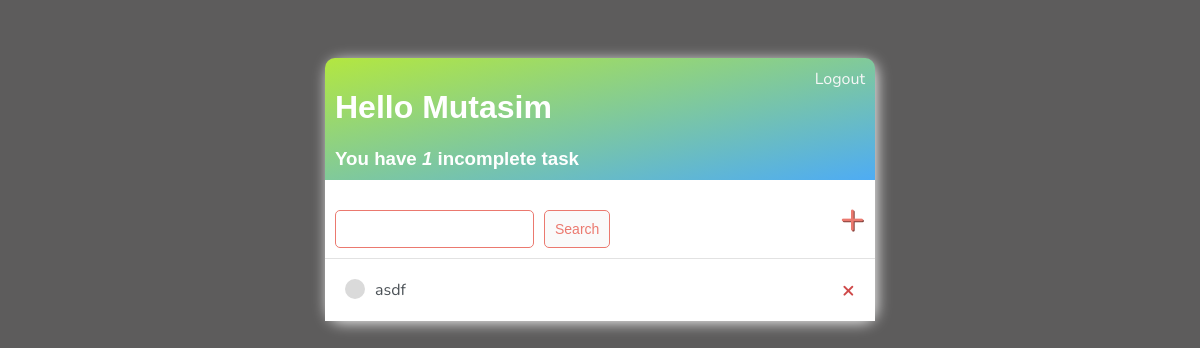
The app's page / (signed in), older data.
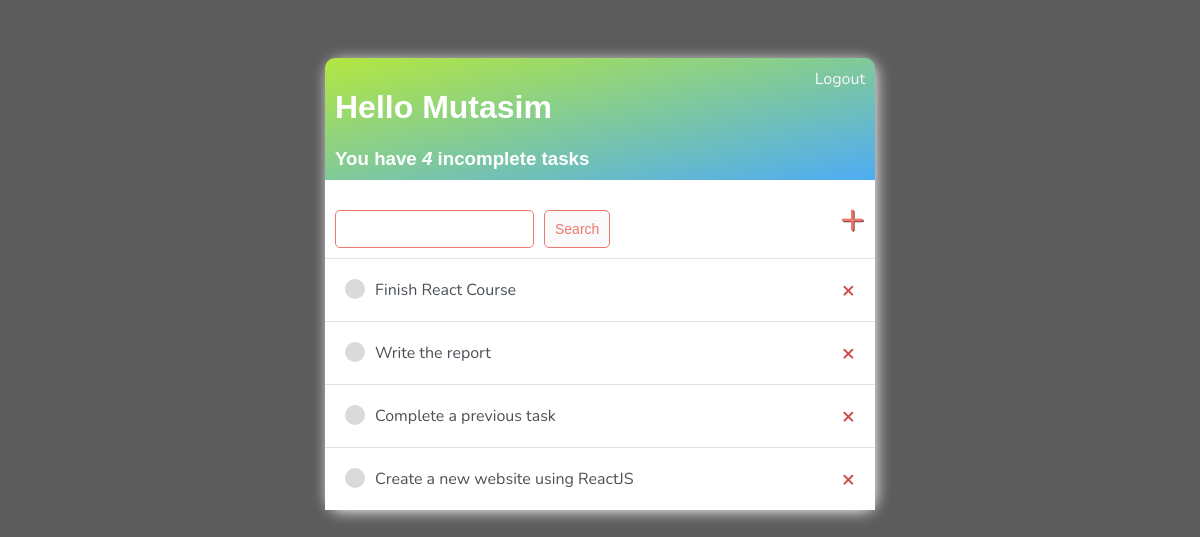
The same page, newer data.
### base/models.py (models this page shows)
class Task(models.Model):
    user = models.ForeignKey(User, on_delete=models.CASCADE, null=True, blank=True)
    title = models.CharField(max_length=200)
    description = models.TextField(null=True, blank=True)
    complete = models.BooleanField(default=False)
    create = models.DateTimeField(auto_now_add=True)
    def __str__(self):
        return self.title
    class Meta:
        ordering = ['complete']

### base/views.py (the view)
# urls.py: path('', TaskList.as_view(), name='tasks'),
class TaskList(LoginRequiredMixin, ListView):
    model = Task
    context_object_name = 'tasks'
    def get_context_data(self, **kwargs):
        context = super().get_context_data(**kwargs)
        context['tasks'] = context['tasks'].filter(user=self.request.user)
        context['count'] = context['tasks'].filter(complete=False).count()
        search_input = self.request.GET.get('search-area') or ''
        if search_input:
            context['tasks'] = context['tasks'].filter(title__startswith=search_input)
        context['search_input'] = search_input
        return context

### base/templates/base/task_list.html
{% extends 'base/main.html' %}
{% block content %}
<div class="header-bar">
    <div>
        <h1>Hello {{request.user|title}}</h1>
        <h3 style="margin: 0;">You have <i>{{count}}</i> incomplete task{{ count|pluralize:"s"}}</h3>
    </div>
    {% if request.user.is_authenticated %}
    <a href="{% url 'logout' %}">Logout</a>
    {% else %}
    <a href="{% url 'login' %}">Login</a>
    {% endif %}
</div>
<div id="search-add-wrapper">
    <form method="GET" style="margin-top: 20px; display: flex; gap: 10px;">
        <input type="text" name="search-area" value="{{search_input}}">
        <input class="button" type="submit" value="Search">
    </form>
    <a id="add-link" href="{% url 'task-create' %}">&#x2b;</a>
</div>
<div class="task-items-wrapper">
    {% for task in tasks %}
    <div class="task-wrapper">
        {% if task.complete %}
        <div class="task-title">
            <div class="task-complete-icon"></div>
            <i><s><a href="{% url 'task-update' task.id %}">{{task}}</a></s></i>
        </div>
        <a class="delete-link" href="{% url 'task-delete' task.id %}">&#215;</a>
        {% else %}
        <div class="task-title">
            <div class="task-incomplete-icon"></div>
            <a href="{% url 'task-update' task.id %}">{{task}}</a>
        </div>
        <a class="delete-link" href="{% url 'task-delete' task.id %}">&#215;</a>
        {% endif %}
    </div>
    {% empty %}
    <h2>No Items in list</h2>
    {% endfor %}
</div>
{% endblock content %}

### base/templates/base/main.html (shortened to what this page needs)
<!DOCTYPE html>
<html lang="en">
<head>
</head>
<body>
    <div class="container">
        {% block content %}
        {% endblock content %}
    </div>
</body>
</html>

### base/templates/base/main.html (style rules this page uses)
body { background-color: #5d5c5c; font-family: 'Nunito', sans-serif; padding-top: 50px; }
h1, h2, h3, h4, h5, h6 { font-family: 'Raleway', sans-serif; }
a, p { color: #4b5156; }
.header-bar { display: flex; justify-content: space-between; color: #fff; padding: 10px; border-radius: 10px 10px 0 0; background: linear-gradient(to top left, #4eacf4, #b3e740); }
.header-bar a { color: rgb(247, 247, 247); text-decoration: none; }
.task-wrapper { display: flex; align-items: center; justify-content: space-between; padding: 20px; background-color: #fff; border-top: 1px solid rgb(226, 226, 226); }
.task-title { display: flex; }
.task-title a { text-decoration: none; color: #4b5156; margin-left: 10px; }
.task-incomplete-icon { height: 20px; width: 20px; background-color: rgb(218, 218, 218); border-radius: 50%; }
.delete-link { text-decoration: none; font-weight: 700; color: #cf4949; font-size: 22px; line-height: 0; }
#search-add-wrapper { display: flex; justify-content: space-between; align-items: center; padding: 10px; }
#add-link { color: #EB796F; text-decoration: none; font-size: 42px; text-shadow: 1px 1px #81413b; }
input[type="text"], input[type="password"], textarea { border: 1px solid #EB796F; border-radius: 5px; padding: 10px; width: 90%; }
.button { border: 1px solid #EB796F; background-color: #FAFAFA; color: #EB796F; padding: 10px; font-size: 14px; border-radius: 5px; cursor: pointer; }
.container { max-width: 550px; margin: auto; background-color: #fff; box-shadow: 2px 2px 15px -1px #fff; border-radius: 15px; }

Row changes from the older to the newer data that the page shows:
removed Task: title "asdf"
added Task: title "Finish React Course"
added Task: title "Write the report"
added Task: title "Complete a previous task"
added Task: title "Create a new website using ReactJS"
Text that changed along with them:
{{ count }}: "1" → "4"
